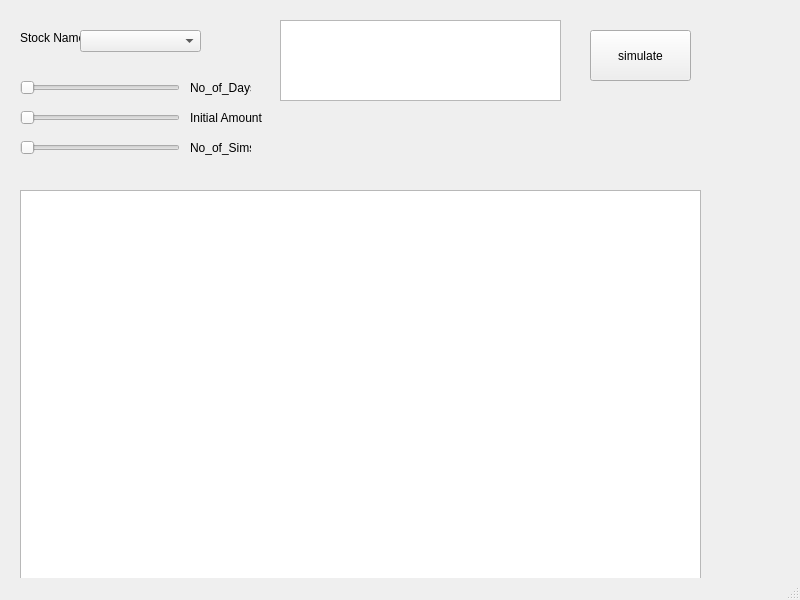
<?xml version="1.0" encoding="UTF-8"?>
<ui version="4.0">
 <class>MainWindow</class>
 <widget class="QMainWindow" name="MainWindow">
  <property name="geometry">
   <rect>
    <x>0</x>
    <y>0</y>
    <width>800</width>
    <height>600</height>
   </rect>
  </property>
  <property name="windowTitle">
   <string>MainWindow</string>
  </property>
  <widget class="QWidget" name="centralwidget">
   <widget class="QSlider" name="no_of_days">
    <property name="geometry">
     <rect>
      <x>20</x>
      <y>80</y>
      <width>160</width>
      <height>16</height>
     </rect>
    </property>
    <property name="minimum">
     <number>1</number>
    </property>
    <property name="maximum">
     <number>365</number>
    </property>
    <property name="singleStep">
     <number>5</number>
    </property>
    <property name="orientation">
     <enum>Qt::Horizontal</enum>
    </property>
   </widget>
   <widget class="QSlider" name="initial">
    <property name="geometry">
     <rect>
      <x>20</x>
      <y>110</y>
      <width>160</width>
      <height>16</height>
     </rect>
    </property>
    <property name="minimum">
     <number>1000</number>
    </property>
    <property name="maximum">
     <number>1000000</number>
    </property>
    <property name="singleStep">
     <number>10000</number>
    </property>
    <property name="orientation">
     <enum>Qt::Horizontal</enum>
    </property>
   </widget>
   <widget class="QLabel" name="label">
    <property name="geometry">
     <rect>
      <x>190</x>
      <y>80</y>
      <width>61</width>
      <height>16</height>
     </rect>
    </property>
    <property name="text">
     <string>No_of_Days</string>
    </property>
   </widget>
   <widget class="QLabel" name="label_2">
    <property name="geometry">
     <rect>
      <x>190</x>
      <y>110</y>
      <width>81</width>
      <height>16</height>
     </rect>
    </property>
    <property name="text">
     <string>Initial Amount</string>
    </property>
   </widget>
   <widget class="QLabel" name="label_3">
    <property name="geometry">
     <rect>
      <x>190</x>
      <y>140</y>
      <width>61</width>
      <height>16</height>
     </rect>
    </property>
    <property name="text">
     <string>No_of_Sims</string>
    </property>
   </widget>
   <widget class="QSlider" name="no_of_sims">
    <property name="geometry">
     <rect>
      <x>20</x>
      <y>140</y>
      <width>160</width>
      <height>16</height>
     </rect>
    </property>
    <property name="minimum">
     <number>1</number>
    </property>
    <property name="maximum">
     <number>200</number>
    </property>
    <property name="singleStep">
     <number>10</number>
    </property>
    <property name="orientation">
     <enum>Qt::Horizontal</enum>
    </property>
   </widget>
   <widget class="QGraphicsView" name="graphicsView">
    <property name="geometry">
     <rect>
      <x>20</x>
      <y>190</y>
      <width>681</width>
      <height>391</height>
     </rect>
    </property>
   </widget>
   <widget class="QTextBrowser" name="textBrowser">
    <property name="geometry">
     <rect>
      <x>280</x>
      <y>20</y>
      <width>281</width>
      <height>81</height>
     </rect>
    </property>
    <property name="html">
     <string>&lt;!DOCTYPE HTML PUBLIC &quot;-//W3C//DTD HTML 4.0//EN&quot; &quot;http://www.w3.org/TR/REC-html40/strict.dtd&quot;&gt;
&lt;html&gt;&lt;head&gt;&lt;meta name=&quot;qrichtext&quot; content=&quot;1&quot; /&gt;&lt;style type=&quot;text/css&quot;&gt;
p, li { white-space: pre-wrap; }
&lt;/style&gt;&lt;/head&gt;&lt;body style=&quot; font-family:'MS Shell Dlg 2'; font-size:8pt; font-weight:400; font-style:normal;&quot;&gt;
&lt;p style=&quot;-qt-paragraph-type:empty; margin-top:0px; margin-bottom:0px; margin-left:0px; margin-right:0px; -qt-block-indent:0; text-indent:0px;&quot;&gt;&lt;br /&gt;&lt;/p&gt;&lt;/body&gt;&lt;/html&gt;</string>
    </property>
   </widget>
   <widget class="QPushButton" name="simulate_button">
    <property name="geometry">
     <rect>
      <x>590</x>
      <y>30</y>
      <width>101</width>
      <height>51</height>
     </rect>
    </property>
    <property name="text">
     <string>simulate</string>
    </property>
   </widget>
   <widget class="QLabel" name="label_4">
    <property name="geometry">
     <rect>
      <x>20</x>
      <y>30</y>
      <width>61</width>
      <height>16</height>
     </rect>
    </property>
    <property name="text">
     <string>Stock Name : </string>
    </property>
   </widget>
   <widget class="QComboBox" name="comboBox_stock">
    <property name="geometry">
     <rect>
      <x>80</x>
      <y>30</y>
      <width>121</width>
      <height>22</height>
     </rect>
    </property>
   </widget>
  </widget>
  <widget class="QMenuBar" name="menubar">
   <property name="geometry">
    <rect>
     <x>0</x>
     <y>0</y>
     <width>800</width>
     <height>18</height>
    </rect>
   </property>
  </widget>
  <widget class="QStatusBar" name="statusbar"/>
 </widget>
 <resources/>
 <connections/>
</ui>
